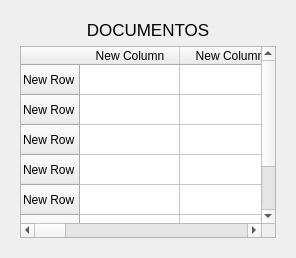
               <widget class="QWidget" name="documentosPagina">
                <layout class="QVBoxLayout" name="verticalLayout_23">
                 <item>
                  <widget class="QWidget" name="widget_5" native="true">
                   <layout class="QVBoxLayout" name="verticalLayout_14">
                    <item>
                     <widget class="QLabel" name="label_15">
                      <property name="font">
                       <font>
                        <pointsize>13</pointsize>
                       </font>
                      </property>
                      <property name="text">
                       <string>DOCUMENTOS</string>
                      </property>
                      <property name="alignment">
                       <set>Qt::AlignCenter</set>
                      </property>
                     </widget>
                    </item>
                    <item>
                     <widget class="QTableWidget" name="tableWidget_3">
                      <row>
                       <property name="text">
                        <string>New Row</string>
                       </property>
                      </row>
                      <row>
                       <property name="text">
                        <string>New Row</string>
                       </property>
                      </row>
                      <row>
                       <property name="text">
                        <string>New Row</string>
                       </property>
                      </row>
                      <row>
                       <property name="text">
                        <string>New Row</string>
                       </property>
                      </row>
                      <row>
                       <property name="text">
                        <string>New Row</string>
                       </property>
                      </row>
                      <row>
                       <property name="text">
                        <string>New Row</string>
                       </property>
                      </row>
                      <row>
                       <property name="text">
                        <string>New Row</string>
                       </property>
                      </row>
                      <column>
                       <property name="text">
                        <string>New Column</string>
                       </property>
                      </column>
                      <column>
                       <property name="text">
                        <string>New Column</string>
                       </property>
                      </column>
                      <column>
                       <property name="text">
                        <string>New Column</string>
                       </property>
                      </column>
                      <column>
                       <property name="text">
                        <string>New Column</string>
                       </property>
                      </column>
                      <column>
                       <property name="text">
                        <string>New Column</string>
                       </property>
                      </column>
                      <column>
                       <property name="text">
                        <string>New Column</string>
                       </property>
                      </column>
                      <column>
                       <property name="text">
                        <string>New Column</string>
                       </property>
                      </column>
                     </widget>
                    </item>
                   </layout>
                  </widget>
                 </item>
                </layout>
               </widget>
